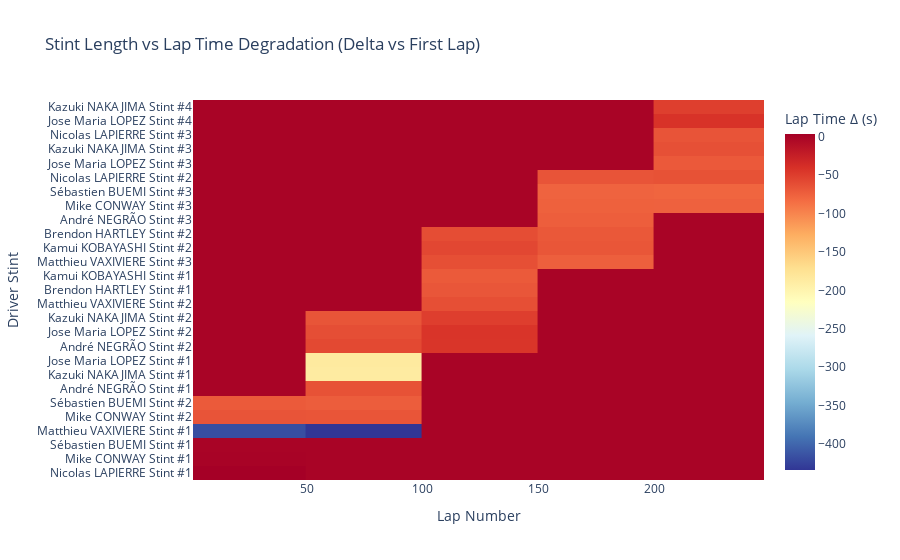

Here is the notebook cell this chart was saved with:
### Markdown cell above
## Stint Length vs Degradation

### Code cell
Bahrain_8["stint_lap_index"] = Bahrain_8.groupby("driver_stint").cumcount()

first_lap_time = (Bahrain_8[Bahrain_8["stint_lap_index"] == 0].set_index("driver_stint")["lap_time_s"])

Bahrain_8["lap_time_delta"] = (Bahrain_8["lap_time_s"] - Bahrain_8["driver_stint"].map(first_lap_time))

fig = px.density_heatmap(Bahrain_8,
    x="lap_number",
    y="driver_stint",
    z="lap_time_delta",
    histfunc="avg",
    color_continuous_scale="RdYlBu_r",
    title="Stint Length vs Lap Time Degradation (Delta vs First Lap)",
     labels={                  
        "lap_number": "Lap Number",
        "lap_time_delta": "Lap Time Δ (s)",
        "driver_stint": "Driver Stint",
    }
)

fig.update_layout(
    xaxis_title="Lap Number",
    yaxis_title="Driver Stint",
    coloraxis_colorbar_title="Lap Time Δ (s)"
)

fig.update_xaxes(range=[1, 247])

fig.show()

### Figure 1 — Plotly figure (JSON) as saved in the notebook; plotly's stock layout.template omitted (floating-point values rounded to 4 significant figures; data arrays with more than 128 entries replaced by an {"elided": "..."} marker saying what was removed)
{"data": [{"coloraxis": "coloraxis", "histfunc": "avg", "hovertemplate": "Lap Number=%{x}<br>Driver Stint=%{y}<br>avg of Lap Time Δ (s)=%{z}<extra></extra>", "name": "", "type": "histogram2d", "x": {"elided": "735 int values"}, "xaxis": "x", "xbingroup": "x", "y": {"elided": "735 str values"}, "yaxis": "y", "ybingroup": "y", "z": {"elided": "735 float values"}}], "layout": {"coloraxis": {"colorbar": {"title": {"text": "Lap Time Δ (s)"}}, "colorscale": [[0, "rgb(49,54,149)"], [0.1, "rgb(69,117,180)"], [0.2, "rgb(116,173,209)"], [0.3, "rgb(171,217,233)"], [0.4, "rgb(224,243,248)"], [0.5, "rgb(255,255,191)"], [0.6, "rgb(254,224,144)"], [0.7, "rgb(253,174,97)"], [0.8, "rgb(244,109,67)"], [0.9, "rgb(215,48,39)"], [1, "rgb(165,0,38)"]]}, "legend": {"tracegroupgap": 0}, "title": {"text": "Stint Length vs Lap Time Degradation (Delta vs First Lap)"}, "xaxis": {"anchor": "y", "domain": [0, 1], "range": [1, 247], "title": {"text": "Lap Number"}}, "yaxis": {"anchor": "x", "domain": [0, 1], "title": {"text": "Driver Stint"}}}}
